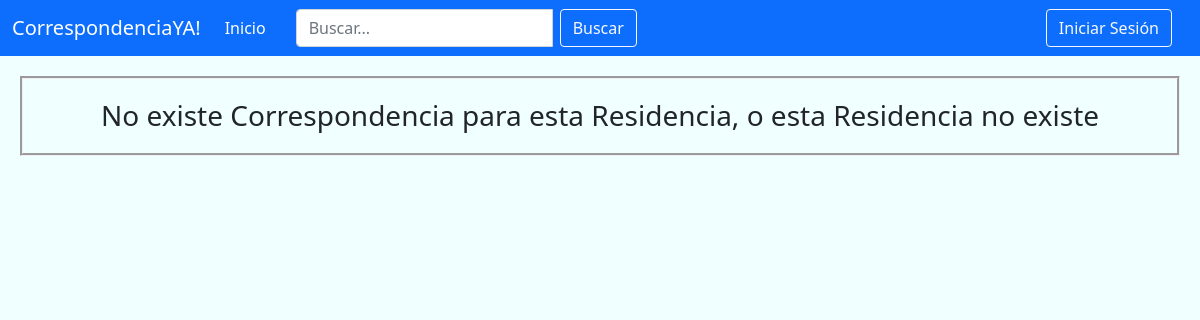
Before: / with the older database file.
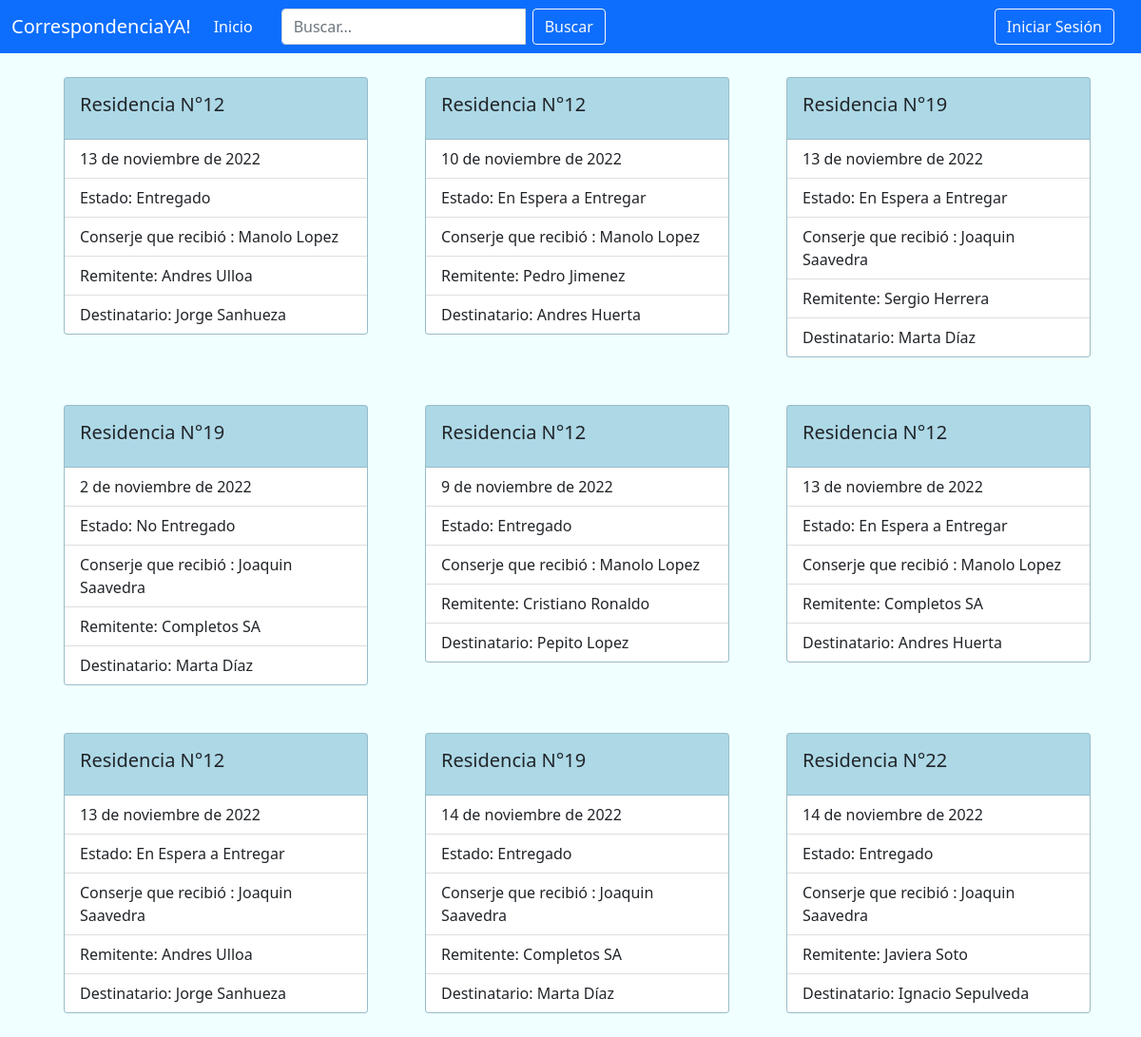
After: the same page with the newer database file.
### core/models.py (models this page shows)
class Correspondencia(models.Model):
    EN_ESPERA = "En Espera a Entregar"
    ENTREGADO = "Entregado"
    NO_ENTREGADO = "No Entregado"
    ESTADO_CHOICES = [
        (EN_ESPERA, "En Espera a Entregar"),
        (ENTREGADO, "Entregado"),
        (NO_ENTREGADO, "No Entregado"),
    ]
    fecha_recepcion = models.DateField()
    conserje = models.ForeignKey(User, on_delete=models.CASCADE, limit_choices_to={'groups__name':"Conserje"} )
    remitente = models.CharField(max_length=30)
    destinatario = models.CharField(max_length=30)
    estado = models.CharField(choices=ESTADO_CHOICES, default=EN_ESPERA, max_length=30)
    id_residencia = models.ForeignKey(Residencia, on_delete=models.CASCADE)
    def __str__(self) -> str:
        return  (str(self.id_residencia))

class Residencia(models.Model):
    numero_resi = models.IntegerField(primary_key=True, unique=True, null=False, default=0)
    dueño_resi = models.CharField(max_length=30)
    telefono_resi = models.IntegerField()
    mail_resi = models.EmailField()
    def __str__(self) -> str:
        return ("Residencia N°" + str(self.numero_resi))

### core/views.py (the view)
# urls.py: 2. Add a URL to urlpatterns:  path('', views.home, name='home')
def home(request):
    filtro = request.POST.get("buscar")
    enco = Correspondencia.objects.all
    if filtro:
         enco = Correspondencia.objects.filter(id_residencia = filtro)
    return render(request, 'core/index.html', {'encomienda':enco})

### core/templates/core/index.html (shortened to what this page needs)
{% extends 'core/base.html' %}
{% block content %}
{% if encomienda %}
<div class="container" >
    <div class="row">
    {% for enco in encomienda %}
    <div class="col-md-4">
    <div class="card" style="width: 20rem;" id="tarjeta">
        <div class="card-body">
          <h5 class="card-title">{{enco}}</h5>
        </div>
        <ul class="list-group list-group-flush">
            <li class="list-group-item">{{enco.fecha_recepcion}} </li>
            <li class="list-group-item">Estado: {{enco.estado}}</li>
            <li class="list-group-item">Conserje que recibió    : {{enco.conserje.first_name}} {{enco.conserje.last_name}}</li>
            <li class="list-group-item">Remitente: {{enco.remitente}}</li>
            <li class="list-group-item">Destinatario: {{enco.destinatario}}</li>
        </ul>
    </div>
    </div>
    {% endfor %}
    </div>
</div>
{% else %}
<h3> No existe Correspondencia para esta Residencia, o esta Residencia no existe </h3>
{% endif %}
{% endblock  %}

### core/templates/core/base.html (shortened to what this page needs)
<!DOCTYPE html>
<html lang="es">
<head>
    {% load static %}
    <link rel="stylesheet" href={% static 'core/css/bootstrap.css' %}>
    <link rel="stylesheet" href={% static 'core/css/estilos.css' %}>
</head>
<body>
        <nav class="navbar navbar-expand-lg navbar-dark bg-primary">
            <div class="container-fluid">
                <a class="navbar-brand" href="#">CorrespondenciaYA!</a>
                <div class="collapse navbar-collapse" id="navbarNav">
                    <ul class="navbar-nav">
                        <li class="nav-item">
                            <a class="nav-link active" aria-current="page" href="{% url 'home' %}" style = "padding-right: 30px">Inicio</a>
                        </li>
                    </ul>
                    <form class="d-none d-sm-inline-block form-inline mr-auto ml-md-3 my-2 my-md-0 mw-100 navbar-search"
                        method="POST">
                        <div class="input-group">
                        <input type="text" class="form-control me-2" aria-label="Buscar" placeholder="Buscar..." name="buscar" value="{{ request.POST.buscar }}">
                        <div class="input-group-append">
                            <button class="btn btn-outline-light" type="submit">Buscar</button>
                        </div>
                     </div>
                    </form>
                </div>
                <div class="d-flex align-items-center">
                    <a type="button" href={%url 'admin:index' %} class="btn btn-primary me-3 btn-outline-light"> Iniciar Sesión</a>
                </div>
            </div>
        </nav>
        {% block content %}
        {% endblock %}
</body>
</html>

### core/static/core/css/estilos.css (style rules this page uses)
#tarjeta { margin: 25px; background-color: lightblue; }
body { background-color:azure ; }

Changed rows visible on the page:
added Correspondencia: id_residencia.numero_resi "Residencia N°12", fecha_recepcion "13 de noviembre de 2022", estado "Entregado", conserje.first_name "Manolo", conserje.last_name "Lopez", remitente "Andres Ulloa", destinatario "Jorge Sanhueza"
added Correspondencia: id_residencia.numero_resi "Residencia N°12", fecha_recepcion "10 de noviembre de 2022", estado "En Espera a Entregar", conserje.first_name "Manolo", conserje.last_name "Lopez", remitente "Pedro Jimenez", destinatario "Andres Huerta"
added Correspondencia: id_residencia.numero_resi "Residencia N°19", fecha_recepcion "13 de noviembre de 2022", estado "En Espera a Entregar", conserje.first_name "Joaquin", conserje.last_name "Saavedra", remitente "Sergio Herrera", destinatario "Marta Díaz"
added Correspondencia: id_residencia.numero_resi "Residencia N°19", fecha_recepcion "2 de noviembre de 2022", estado "No Entregado", conserje.first_name "Joaquin", conserje.last_name "Saavedra", remitente "Completos SA", destinatario "Marta Díaz"
added Correspondencia: id_residencia.numero_resi "Residencia N°12", fecha_recepcion "9 de noviembre de 2022", estado "Entregado", conserje.first_name "Manolo", conserje.last_name "Lopez", remitente "Cristiano Ronaldo", destinatario "Pepito Lopez"
added Correspondencia: id_residencia.numero_resi "Residencia N°12", fecha_recepcion "13 de noviembre de 2022", estado "En Espera a Entregar", conserje.first_name "Manolo", conserje.last_name "Lopez", remitente "Completos SA", destinatario "Andres Huerta"
added Correspondencia: id_residencia.numero_resi "Residencia N°12", fecha_recepcion "13 de noviembre de 2022", estado "En Espera a Entregar", conserje.first_name "Joaquin", conserje.last_name "Saavedra", remitente "Andres Ulloa", destinatario "Jorge Sanhueza"
added Correspondencia: id_residencia.numero_resi "Residencia N°19", fecha_recepcion "14 de noviembre de 2022", estado "Entregado", conserje.first_name "Joaquin", conserje.last_name "Saavedra", remitente "Completos SA", destinatario "Marta Díaz"
added Correspondencia: id_residencia.numero_resi "Residencia N°22", fecha_recepcion "14 de noviembre de 2022", estado "Entregado", conserje.first_name "Joaquin", conserje.last_name "Saavedra", remitente "Javiera Soto", destinatario "Ignacio Sepulveda"
Other visible differences:
text no longer shown: "No existe Correspondencia para esta Residencia, o esta Residencia no existe"
